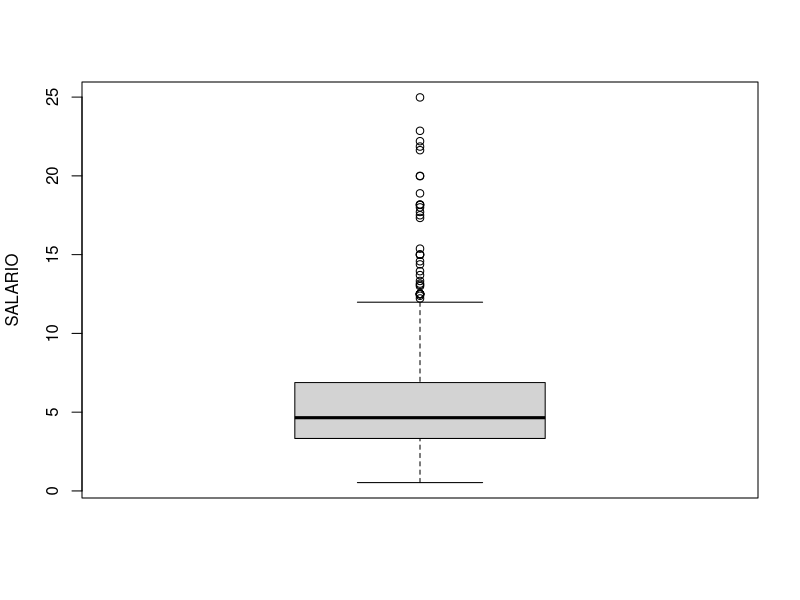
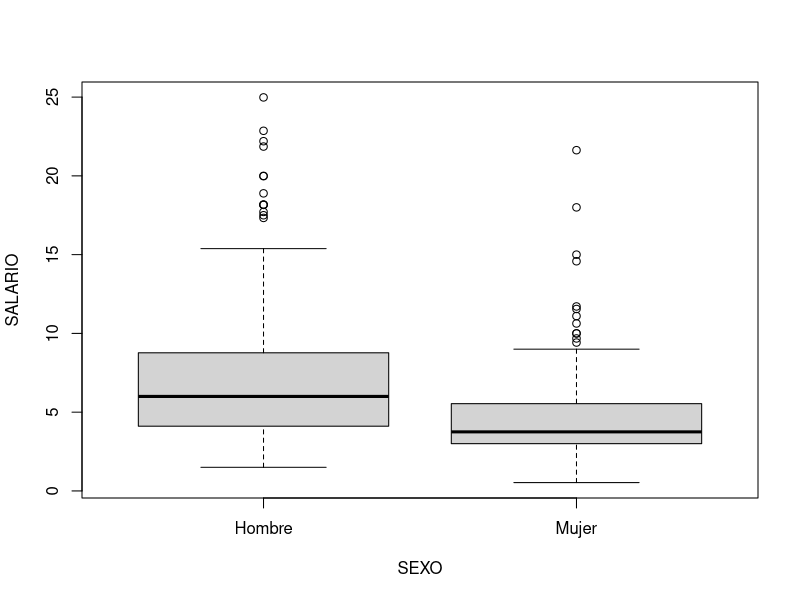

Source code (R) for these figures, in order: (Note: this script raises an error after producing the figures.)
## ---- chunk 1
#| include: true
#| warning: false
#| message: false

# Lectura de librerías
library(tidyverse)
library(car)
# Lectura de datos
SAL_SEX <- read_csv("data/SAL_SEX.csv")
dim(SAL_SEX)
str(SAL_SEX)
head(SAL_SEX)
tail(SAL_SEX)
# Distribución de la variable dependiente para la muestra completa
Boxplot(~SALARIO, data=SAL_SEX, main="", ylab="SALARIO", id=list(method = "none"))
# Conversión de variable numérica MUJER (0/1) al tipo cualitativo (factor)
class(SAL_SEX$MUJER)
SEXO <- factor(SAL_SEX$MUJER, labels=c("Hombre", "Mujer"))
summary(SEXO)
# Distribución de la variable dependiente por sexo
Boxplot(SALARIO~SEXO, data=SAL_SEX, ylab="SALARIO", id=list(method = "none"))
# Ecuación de salarios para la muestra completa
summary(lm_SAL <- lm(log(SALARIO) ~ EDUC + EXPER , data = SAL_SEX))
# Gráficas parciales con diferenciación por sexo
scatterplot(log(SALARIO) ~ EDUC| SEXO, data=SAL_SEX, smooth=FALSE, 
            boxplots=FALSE, ylab="log(Salario)")
scatterplot(log(SALARIO) ~ EXPER| SEXO, data=SAL_SEX, smooth=FALSE, 
            boxplots=FALSE, ylab="log(Salario)")
# Diferenciación por sexos:
# ¿existe realmente una diferencia salarial por sexos estadísticamente significativa?
# Hombres
summary(lm_SAL_h <- lm(log(SALARIO) ~ EDUC + EXPER , 
                       data = SAL_SEX[which(SAL_SEX$MUJER==0),]))
# Mujeres
summary(lm_SAL_m <- lm(log(SALARIO) ~ EDUC + EXPER , 
                       data = SAL_SEX[which(SAL_SEX$MUJER==1),]))
# Comparación de coeficientes estimados
compareCoefs(lm_SAL_h, lm_SAL_m)
# Test de Chow de cambio estructural
lm_SAL_int <- lm(log(SALARIO) ~ (EDUC + EXPER)*MUJER, data = SAL_SEX)
anova(lm_SAL, lm_SAL_int)
# Regresión diferenciada por sexos (variables de interacción)
summary(lm_SAL_int)
## ---- chunk 2
#| include: true
#| warning: false
#| message: false

# Lectura de librerías
library(tidyverse)
library(car)
# Lectura de datos
EXP_ESP <- read_delim("data/EXP_ESP_Y.csv", delim = ";")
# División de la muestra entre preUE (1970-1985) y postUE (1986-1997)
Y1986 = match(as.Date("1986-01-01"), EXP_ESP$date)
Y1986
# Variables numérica y cualitativa de subperíodos
UE <- factor(c(rep(0, 16), rep(1, 12)), labels=c("preUE", "postUE"))
UE
class(UE)
EXP_ESP$D1986 <- as.numeric(UE)-1
EXP_ESP$D1986
class(EXP_ESP$D1986)
# Formato de series temporales
EXP_ESP_ts <- ts(EXP_ESP[,2:5], start=c(1970), end = c(1997), frequency = 1)
plot(EXP_ESP_ts)
# Ecuación de exportaciones para el período completo (1970-1997)
lm_X_ESP <- lm(log(XGS) ~ log(WGDP) + log(REER), data = EXP_ESP_ts)
summary(lm_X_ESP)
# Gráficas parciales con diferenciación por subperíodos
scatterplot(log(XGS) ~ log(WGDP)| D1986, data=EXP_ESP_ts, 
            smooth=FALSE, boxplots=FALSE, 
            ylab="log(XGS)")
scatterplot(log(XGS) ~ log(REER)| D1986, data=EXP_ESP_ts, 
            smooth=FALSE, boxplots=FALSE, 
            ylab="log(XGS)")
# Diferenciación por subperíodos
# PreUE
preUE <- window(EXP_ESP_ts, start=1970, end = 1985)
lm_X_ESP_preUE <- lm(log(XGS) ~ log(WGDP) + log(REER) , data = preUE)
summary(lm_X_ESP_preUE)
# PostUE
postUE <- window(EXP_ESP_ts, start=1986, end = 1997)
lm_X_ESP_postUE <- lm(log(XGS) ~ log(WGDP) + log(REER) , data = postUE)
summary(lm_X_ESP_postUE)
# Comparación de coeficientes estimados
compareCoefs(lm_X_ESP_preUE,lm_X_ESP_postUE)
# ¿Existe diferenciación estadísticamente significativa por períodos?
# Test de Chow de cambio estructural
# Método 1 (ANOVA)
lm_X_EXP_int <- lm(log(XGS) ~ (log(WGDP) + log(REER))*D1986, 
                   data = EXP_ESP_ts)
summary(lm_X_EXP_int)
anova(lm_X_ESP, lm_X_EXP_int)
# Método 2 (librería structchange)
library(strucchange)
sctest(log(XGS) ~ log(WGDP) + log(REER), data=EXP_ESP_ts, 
       type = "Chow", point = Y1986-1)
# Contrastes tipo Chow basados en estimaciones recursivas
# [se elimina un % de observaciones en los extremmos]
sbtest <- Fstats(log(XGS) ~ log(WGDP) + log(REER), data = EXP_ESP_ts, 
                 from = 0.15, to = 0.85)
sbtest[["Fstats"]]
plot(sbtest, alpha = 0.05)
# Test de Chow (1960) [versión Chi2]
# [punto de ruptura conocido: 17 - 4 (15% suprimidos a la izquierda) ]
Chow_F <- sbtest$Fstats[Y1986-4] 
Chow_F 
# Se puede comprobar que CHOW=Chow_F/K
# Chow_F tiene una distribución asintótica Chi^2 mientras que
# CHOW tiene una distribución exacta F_K,T-2*K
pval <-  1-pchisq(Chow_F,sbtest$nreg) 
pval
# Contrastes de Andrews (1993) y Andrews y Ploberger (1994): supF, aveF, expF
# [punto de ruptura desconocido]
sctest(sbtest, type = "supF")
sctest(sbtest, type = "aveF")
sctest(sbtest, type = "expF")
# Test CUSUM (Brown, Durbin y Evans, 1975)
plot(efp(log(XGS) ~ log(WGDP) + log(REER), data = EXP_ESP_ts))
# Regresión diferenciada por tramos temporales
summary(lm(log(XGS) ~ (log(WGDP) + log(REER))*D1986, data=EXP_ESP_ts))
